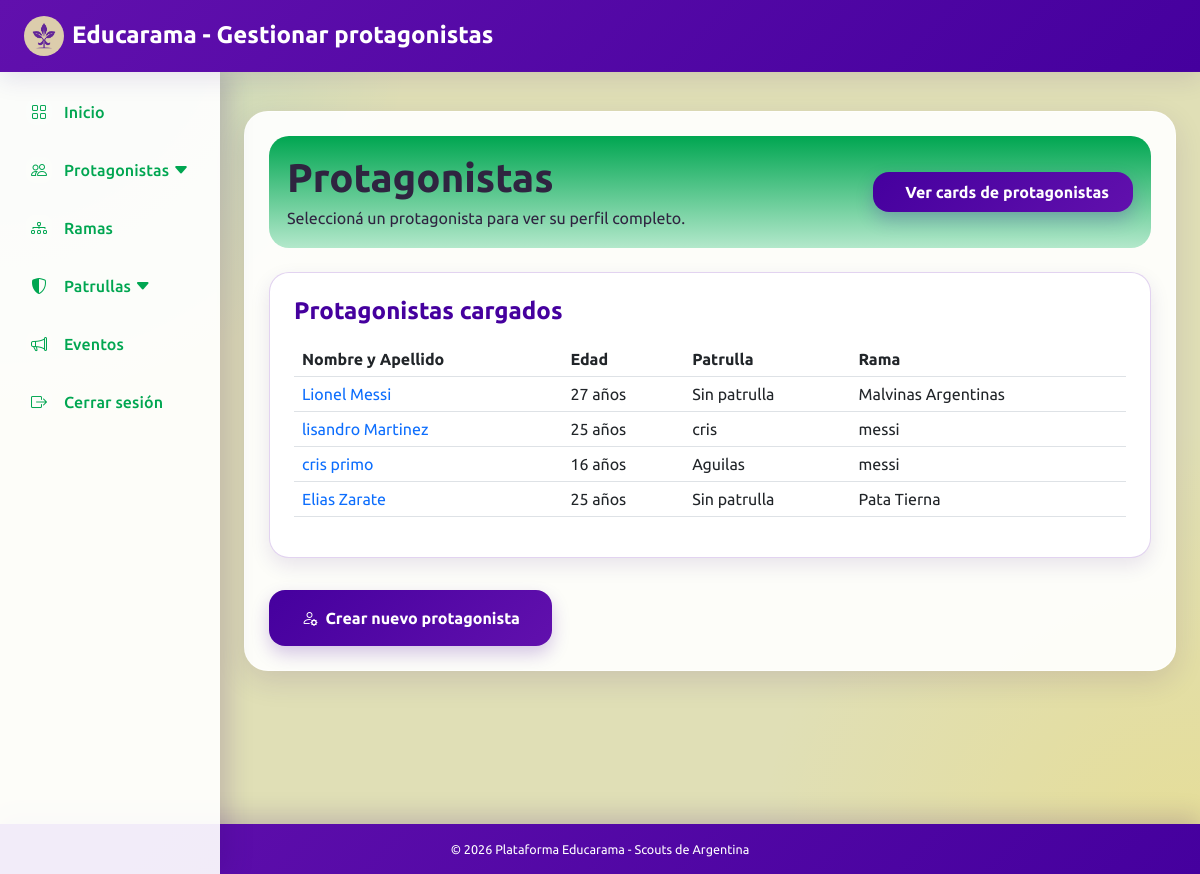
The app's page /views/pages/protagonistas_nomina.php (signed in) with its own data.
### tables this page shows
CREATE TABLE `protagonista` (
  `id` int(11) NOT NULL,
  `promesa` tinyint(1) DEFAULT NULL,
  `id_persona` int(11) NOT NULL,
  `id_rama` int(11) NOT NULL,
  `id_patrulla` int(11) DEFAULT NULL,
  `anio_ingreso` int(11) DEFAULT NULL
);

CREATE TABLE `persona` (
  `id` int(11) NOT NULL,
  `dni` int(11) NOT NULL,
  `nombre` varchar(100) DEFAULT NULL,
  `apellido` varchar(100) DEFAULT NULL,
  `fecha_nacimiento` date DEFAULT NULL
);

CREATE TABLE `rama` (
  `id` int(11) NOT NULL,
  `nombre` varchar(100) DEFAULT NULL,
  `id_grupo` int(11) NOT NULL,
  `id_rama` int(11) NOT NULL
);

CREATE TABLE `patrulla` (
  `id` int(11) NOT NULL,
  `nombre` varchar(100) DEFAULT NULL,
  `id_rama` int(11) DEFAULT NULL
);

### src/Datos/Database.php (called while the page is built)
<?php
class Database {
    private static ?PDO $conexion = null;
    public static function getConexion(): PDO {
        if (self::$conexion === null) {
            $host = 'localhost';
            $db   = 'educarama';
            $user = 'root';
            $pass = '';
            $charset = 'utf8mb4';
            $dsn = "mysql:host=$host;dbname=$db;charset=$charset";
            try {
                self::$conexion = new PDO($dsn, $user, $pass, [
                    PDO::ATTR_ERRMODE            => PDO::ERRMODE_EXCEPTION,
                    PDO::ATTR_DEFAULT_FETCH_MODE => PDO::FETCH_ASSOC,
                    PDO::ATTR_EMULATE_PREPARES   => false,
                ]);
            } catch (Throwable $e) {
                http_response_code(500);
                die(json_encode([
                    "status" => "error",
                    "message" => "Error fatal de conexión a la Base de Datos: " . $e->getMessage()
                ]));
            }
        }
        return self::$conexion;
    }
}

### src/Controladores/ProtagonistaController.php (called while the page is built, shortened)
<?php
require_once __DIR__ . '/../Datos/Database.php';
require_once __DIR__ . '/../Datos/ProtagonistaRepository.php';
require_once __DIR__ . '/../Servicios/ProtagonistaService.php';
class ProtagonistaController
{
    private ProtagonistaService $servicio;
    public function __construct()
    {
        $this->conexion = Database::getConexion();
        $personaRepository = new PersonaRepository($this->conexion);
        $protagonistaRepository = new ProtagonistaRepository($this->conexion);
        $this->servicio = new ProtagonistaService(
            $this->conexion,
            $personaRepository,
            $protagonistaRepository
        );
    }
    public function listarProtagonistas(): array
    {
        return $this->servicio->listarProtagonistas();
    }
}

### src/Servicios/ProtagonistaService.php (called while the page is built, shortened)
<?php
class ProtagonistaService
{
    private ProtagonistaRepository $protagonistaRepository;
    public function __construct(
        PDO $conexion,
        PersonaRepository $personaRepository,
        ProtagonistaRepository $protagonistaRepository
    ) {
        $this->protagonistaRepository = $protagonistaRepository;
    }
    public function listarProtagonistas(): array
    {
        return $this->protagonistaRepository->listarTodo();
    }
}

### src/Datos/ProtagonistaRepository.php (called while the page is built, shortened)
<?php
class ProtagonistaRepository
{
    private PDO $conexion;
    public function __construct(PDO $conexion)
    {
        $this->conexion = $conexion;
    }
public function listarTodo(): array
    {
        $stmt = $this->conexion->prepare("
            SELECT
                p.id,
                p.promesa,
                p.anio_ingreso,
                per.nombre,
                per.apellido,
                per.fecha_nacimiento,
                per.dni,
                r.nombre AS rama,
                pa.nombre AS patrulla
            FROM protagonista p
            INNER JOIN persona per ON p.id_persona = per.id
            LEFT JOIN rama r ON p.id_rama = r.id
            LEFT JOIN patrulla pa ON p.id_patrulla = pa.id
            ORDER BY p.id DESC
        ");
        $stmt->execute();
        return $stmt->fetchAll(PDO::FETCH_ASSOC);
    }
}

### views/pages/protagonistas_nomina.php (the view, shortened to what this page needs)
<?php
require_once __DIR__ . '/../../src/Controladores/ProtagonistaController.php';
$controlador = new ProtagonistaController();
try {
    $protagonistas = $controlador->listarProtagonistas();
} catch (Exception $e) {
    $error = $e->getMessage();
    $protagonistaEditar = null;
    $protagonistas = [];
    $filtro = $_GET['filtro'] ?? 'todos';
}
?>
<!DOCTYPE html>
<html lang="es">
<head>
    <link href="https://cdn.jsdelivr.net/npm/bootstrap@5.3.0/dist/css/bootstrap.min.css" rel="stylesheet">
    <link rel="stylesheet" href="https://cdnjs.cloudflare.com/ajax/libs/bootstrap-icons/1.10.5/font/bootstrap-icons.min.css">
    <link rel="stylesheet" href="/Educarama/public/css/styles.css?v=1.5">
</head>
<body>
<?php
include __DIR__ . '/includes/barra_superior.php';
include __DIR__ . '/includes/menu_lateral.php';
?>
<div class="main-content-wrapper">
    <div class="container contenedor-principal  p-4">
        <div class="barra-superior-inst mb-4 d-flex justify-content-between align-items-center flex-wrap gap-3">
            <div>
            <h1 class="fw-bold mb-1">Protagonistas</h1>
            <p class="mb-0">Seleccioná un protagonista para ver su perfil completo.</p>
            </div>
            <a href="/Educarama/views/pages/protagonistas.php" class="boton-primario px-4 py-2 fw-bold text-decoration-none">
                <i class="me-2"></i>Ver cards de protagonistas
            </a>
        </div>
        <div class="tarjeta-blanca-borde p-4">
            <div class="d-flex justify-content-between align-items-center mb-3 flex-wrap gap-2">
                <h2 class="h4 texto-violeta fw-bold mb-0">Protagonistas cargados</h2>
            </div>
            <?php if (!empty($protagonistas)): ?>
                <div class="table-responsive">
                    <table class="table align-middle">
                        <thead>
                            <tr>
                                <th>Nombre y Apellido</th>
                                <th>Edad</th>
                                <th>Patrulla</th>
                                <th>Rama</th>
                            </tr>
                        </thead>
                        <tbody>
                            <?php foreach ($protagonistas as $protagonista): ?>
                                <tr>
                                    <td>
                                        <a href="/Educarama/views/pages/perfil_protagonista.php?id=<?= $protagonista['id'] ?>" class="text-decoration-none">
                                            <?= htmlspecialchars($protagonista['nombre']) ?> <?= htmlspecialchars($protagonista['apellido']) ?>
                                        </a>
                                    <td>
                                    <?php
                                    if (!empty($protagonista['fecha_nacimiento'])) {
                                        $fechaNacimiento = new DateTime($protagonista['fecha_nacimiento']);
                                        $hoy = new DateTime();
                                        $edad = $hoy->diff($fechaNacimiento)->y;
                                        echo $edad . " años";
                                    } else {
                                        echo "<span class='text-muted'>Sin datos</span>";
                                    }
                                    ?>
                                    </td>
                                    <td><?= htmlspecialchars($protagonista['patrulla'] ?? 'Sin patrulla') ?></td>
                                    <td><?= htmlspecialchars($protagonista['rama'] ?? 'Sin rama') ?></td>
                                </tr>
                            <?php endforeach; ?>
                        </tbody>
                    </table>
                </div>
            <?php else: ?>
                <p>No hay protagonistas cargados.</p>
            <?php endif; ?>
        </div>
            <div class="row g-3 mt-3">
                <div class="col-12 col-md-4">
                    <a
                        href="alta_protagonista.php"
                        class="boton-primario w-100 py-3 fw-bold text-decoration-none text-center d-block">
                        <i class="bi bi-person-gear me-2"></i>Crear nuevo protagonista
                        </a>
                </div>
            </div>
    </div>
</div>
<?php include __DIR__ . '/includes/barra_inferior.php'; ?>
</body>
</html>

### public/css/styles.css (style rules this page uses)
:root { --celeste-inst: #00aaf2; --violeta-primario: #45009e; --violeta-secundario: #a068d4; --violeta-oscuro: #320071; --orquidea-bordes: #6110ad; --lila-cards: #b85bee; --beige-fondo: #e0dfb6; --blanco: #ffffff; --texto-principal: #2f2440; --texto-suave: #6f647c; --borde-suave: rgba(97, 16, 173, 0.18); --sombra-suave: 0 10px 30px rgba(50, 0, 113, 0.12); --sombra-card: 0 8px 20px rgba(50, 0, 113, 0.1); --scout-amarillo: hsl(50, 98%, 54%); --scout-verde: #00a651; --scout-celeste: #00aaf2; --scout-rojo: #e30613; --scout-amarillo-claro: #fef4b8; --scout-verde-claro: #b3e8cb; --scout-celeste-claro: #b3e6fa; --scout-rojo-claro: #f9b2b6; --rama-primario: var(--scout-verde); --rama-secundario: var(--scout-verde-claro); --sidebar-width: 220px; --sidebar-mobile-width: 68px; --navbar-height: 72px; --footer-height: 50px; }
* { box-sizing: border-box; }
html, body { min-height: 100%; }
body { margin: 0; font-family: "Ubuntu", "Segoe UI", Tahoma, Geneva, Verdana, sans-serif; font-weight: 400; color: var(--texto-principal); background: radial-gradient( circle at top left, rgba(0, 170, 242, 0.16), transparent 28% ), radial-gradient( circle at bottom right, rgba(253, 214, 23, 0.2), transparent 30% ), var(--beige-fondo); }
h1, h2, h3, h4, h5, h6 { font-family: "Ubuntu", sans-serif; font-weight: 700; }
.texto-violeta { color: var(--violeta-primario); }
.main-content-wrapper { padding: calc(var(--navbar-height) + 15px) 24px calc(var(--footer-height) + 40px); min-height: 100vh; margin-left: var(--sidebar-width); }
.contenedor-principal { background: rgba(255, 255, 255, 0.92); border-radius: 24px; box-shadow: var(--sombra-suave); border: 1px solid rgba(255, 255, 255, 0.7); max-width: 1100px; }
.barra-superior-inst { background: linear-gradient( 180deg, var(--rama-primario), var(--rama-secundario) ); padding: 18px; border-radius: 20px; box-shadow: var(--borde-suave); }
.tarjeta-blanca-borde { background-color: #ffffff; border: 1px solid var(--borde-suave); border-radius: 20px; box-shadow: var(--sombra-card); }
.boton-primario { background: linear-gradient( 135deg, var(--violeta-primario), var(--orquidea-bordes) ); color: white; border: none; border-radius: 16px; transition: all 0.22s ease; box-shadow: 0 8px 18px rgba(69, 0, 158, 0.22); }

### records on screen
protagonista: persona.nombre "Lionel", persona.apellido "Messi", patrulla "Sin patrulla", id_rama.nombre "Malvinas Argentinas"
protagonista: persona.nombre "lisandro", persona.apellido "Martinez", id_patrulla.nombre "cris", id_rama.nombre "messi"
protagonista: persona.nombre "cris", persona.apellido "primo", id_patrulla.nombre "Aguilas", id_rama.nombre "messi"
protagonista: persona.nombre "Elias", persona.apellido "Zarate", patrulla "Sin patrulla", id_rama.nombre "Pata Tierna"

### other values on screen
$tituloPagina "Gestionar protagonistas"
